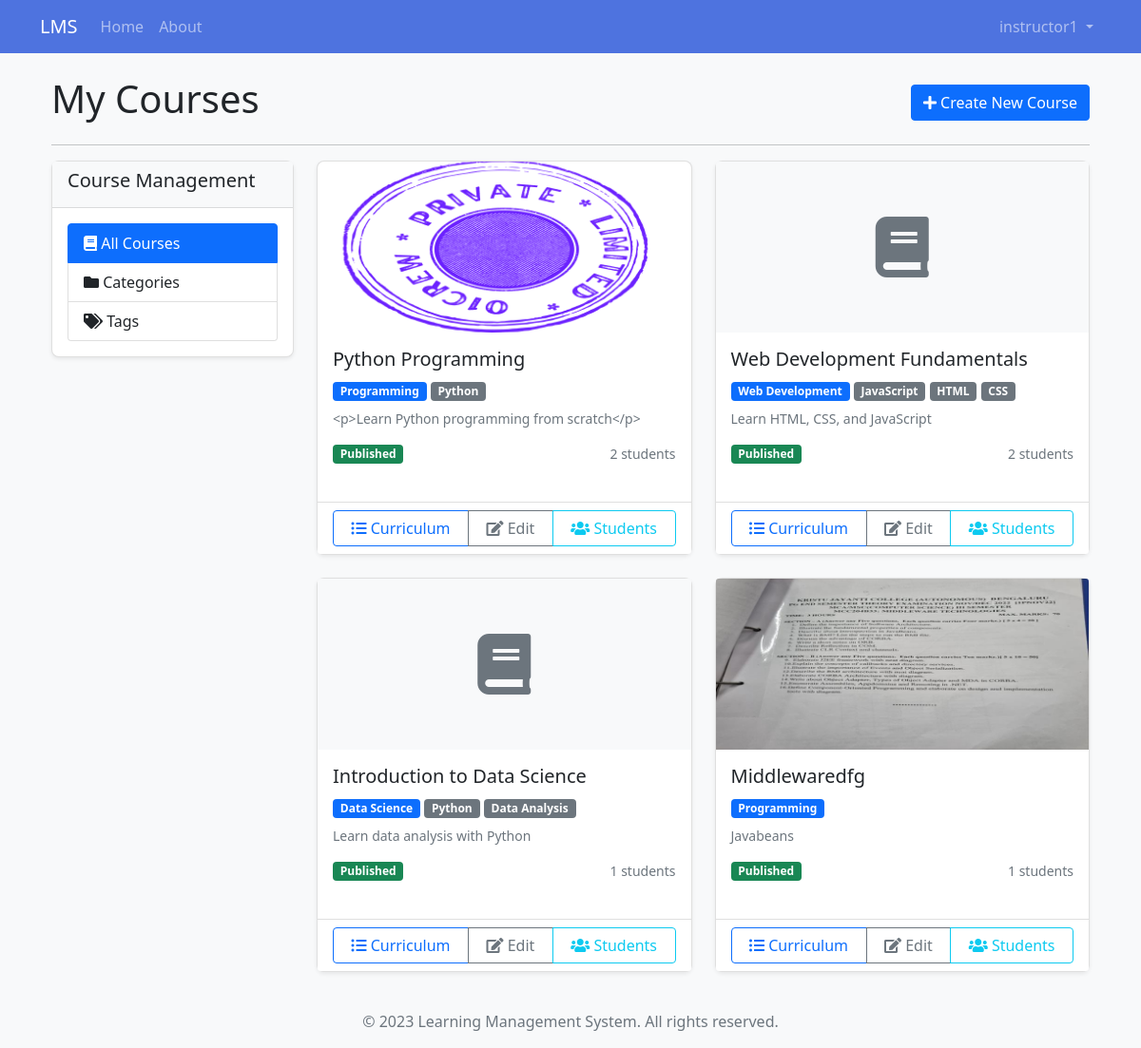
The page /instructor/courses (signed in) on the database its author committed.
### app/models/user.py (models this page shows, shortened)
class User(db.Model, UserMixin):
    id = db.Column(db.Integer, primary_key=True)
    username = db.Column(db.String(50), unique=True, nullable=False)
    email = db.Column(db.String(120), unique=True, nullable=False)
    password = db.Column(db.String(60), nullable=False)
    first_name = db.Column(db.String(50), nullable=False)
    last_name = db.Column(db.String(50), nullable=False)
    role = db.Column(db.String(20), nullable=False)
    created_at = db.Column(db.DateTime, default=datetime.utcnow)
    last_login = db.Column(db.DateTime, nullable=True)
    is_active = db.Column(db.Boolean, default=True)
    is_email_verified = db.Column(db.Boolean, default=False)
    profile = db.relationship(
        'UserProfile', backref='user', uselist=False, cascade='all, delete-orphan')
    courses_teaching = db.relationship(
        'Course', backref='instructor', lazy=True)
    enrollments = db.relationship('Enrollment', backref='student', lazy=True)
    parent_of = db.relationship('ParentStudent',
                                foreign_keys='ParentStudent.parent_id',
                                backref='parent', lazy=True)

class Course(db.Model):
    id = db.Column(db.Integer, primary_key=True)
    title = db.Column(db.String(100), nullable=False)
    description = db.Column(db.Text, nullable=True)
    instructor_id = db.Column(
        db.Integer, db.ForeignKey('user.id'), nullable=False)
    created_at = db.Column(db.DateTime, default=datetime.utcnow)
    category_id = db.Column(db.Integer, db.ForeignKey(
        'course_category.id'), nullable=True)
    thumbnail = db.Column(db.String(255), nullable=True)
    is_published = db.Column(db.Boolean, default=False)
    is_featured = db.Column(db.Boolean, default=False)
    enable_drip = db.Column(db.Boolean, default=False)
    drip_interval_days = db.Column(
        db.Integer, default=0)  # 0 means no interval
    enrollments = db.relationship('Enrollment', backref='course', lazy=True)
    modules = db.relationship(
        'Module', backref='course', lazy=True, order_by='Module.order')
    prerequisites = db.relationship(
        'Course', secondary=course_prerequisites,
        primaryjoin=(course_prerequisites.c.course_id == id),
        secondaryjoin=(course_prerequisites.c.prerequisite_id == id),
        backref=db.backref('required_for', lazy='dynamic'),
        lazy='dynamic'
    )

class CourseCategory(db.Model):
    id = db.Column(db.Integer, primary_key=True)
    name = db.Column(db.String(50), nullable=False, unique=True)
    description = db.Column(db.Text, nullable=True)
    courses = db.relationship('Course', backref='category', lazy=True)

class CourseTag(db.Model):
    id = db.Column(db.Integer, primary_key=True)
    name = db.Column(db.String(30), nullable=False, unique=True)
    courses = db.relationship(
        'Course', secondary='course_tags', backref=db.backref('tags', lazy='dynamic'))

### app/routes/instructor.py (the view)
@instructor.route('/courses')
@login_required
@instructor_required
def courses():
    courses = Course.query.filter_by(instructor_id=current_user.id).all()
    return render_template('instructor/courses.html', courses=courses)

### app/models/user.py (called while the page is built)
@login_manager.user_loader
def load_user(user_id):
    return User.query.get(int(user_id))

### app/routes/instructor.py (called while the page is built)
def instructor_required(f):
    @wraps(f)
    def decorated_function(*args, **kwargs):
        if not current_user.is_authenticated or current_user.role != UserRole.INSTRUCTOR:
            flash('You do not have permission to access this page.', 'danger')
            return redirect(url_for('main.index'))
        return f(*args, **kwargs)
    return decorated_function

### app/templates/instructor/courses.html (shortened to what this page needs)
{% extends "base.html" %}
{% block content %}
<div class="container mt-4">
    <div class="d-flex justify-content-between align-items-center mb-3">
        <h1>My Courses</h1>
        <a href="{{ url_for('instructor.create_course') }}" class="btn btn-primary">
            <i class="fas fa-plus"></i> Create New Course
        </a>
    </div>
    <hr>
    <div class="row">
        <div class="col-md-3 mb-4">
            <div class="card">
                <div class="card-header bg-light">
                    <h5>Course Management</h5>
                </div>
                <div class="card-body">
                    <div class="list-group">
                        <a href="{{ url_for('instructor.courses') }}" class="list-group-item list-group-item-action active">
                            <i class="fas fa-book"></i> All Courses
                        </a>
                        <a href="{{ url_for('instructor.categories') }}" class="list-group-item list-group-item-action">
                            <i class="fas fa-folder"></i> Categories
                        </a>
                        <a href="{{ url_for('instructor.tags') }}" class="list-group-item list-group-item-action">
                            <i class="fas fa-tags"></i> Tags
                        </a>
                    </div>
                </div>
            </div>
        </div>
        <div class="col-md-9">
            {% if courses %}
                <div class="row">
                    {% for course in courses %}
                        <div class="col-md-6 mb-4">
                            <div class="card h-100">
                                {% if course.thumbnail %}
                                    <img src="{{ url_for('static', filename='uploads/' + course.thumbnail) }}" class="card-img-top" alt="{{ course.title }}" style="height: 180px; object-fit: cover;">
                                {% else %}
                                    <div class="card-img-top bg-light d-flex align-items-center justify-content-center" style="height: 180px;">
                                        <i class="fas fa-book fa-4x text-muted"></i>
                                    </div>
                                {% endif %}
                                <div class="card-body">
                                    <h5 class="card-title">{{ course.title }}</h5>
                                    <div class="mb-2">
                                        {% if course.category %}
                                            <span class="badge bg-primary">{{ course.category.name }}</span>
                                        {% endif %}
                                        {% for tag in course.tags %}
                                            <span class="badge bg-secondary">{{ tag.name }}</span>
                                        {% endfor %}
                                    </div>
                                    <p class="card-text text-muted small">
                                        {% if course.description %}
                                            {{ course.description|truncate(100) }}
                                        {% else %}
                                            No description provided.
                                        {% endif %}
                                    </p>
                                    <div class="d-flex justify-content-between align-items-center">
                                        <span class="badge {% if course.is_published %}bg-success{% else %}bg-warning text-dark{% endif %}">
                                            {% if course.is_published %}Published{% else %}Draft{% endif %}
                                        </span>
                                        <small class="text-muted">{{ course.enrollments|length }} students</small>
                                    </div>
                                </div>
                                <div class="card-footer bg-white">
                                    <div class="btn-group w-100" role="group">
                                        <a href="{{ url_for('instructor.course_curriculum', course_id=course.id) }}" class="btn btn-outline-primary">
                                            <i class="fas fa-list-ul"></i> Curriculum
                                        </a>
                                        <a href="{{ url_for('instructor.edit_course', course_id=course.id) }}" class="btn btn-outline-secondary">
                                            <i class="fas fa-edit"></i> Edit
                                        </a>
                                        <a href="{{ url_for('instructor.course_details', course_id=course.id) }}" class="btn btn-outline-info">
                                            <i class="fas fa-users"></i> Students
                                        </a>
                                    </div>
                                </div>
                            </div>
                        </div>
                    {% endfor %}
                </div>
            {% endif %}
        </div>
    </div>
</div>
{% endblock %}

### app/templates/base.html (shortened to what this page needs)
<!DOCTYPE html>
<html lang="en">
<head>
    <link href="https://cdn.jsdelivr.net/npm/bootstrap@5.1.0/dist/css/bootstrap.min.css" rel="stylesheet">
    <link rel="stylesheet" href="https://cdnjs.cloudflare.com/ajax/libs/font-awesome/5.15.4/css/all.min.css">
    <link rel="stylesheet" href="{{ url_for('static', filename='css/style.css') }}">
</head>
<body>
    <nav class="navbar navbar-expand-lg navbar-dark bg-primary">
        <div class="container">
            <a class="navbar-brand" href="{{ url_for('main.index') }}">LMS</a>
            <div class="collapse navbar-collapse" id="navbarNav">
                <ul class="navbar-nav me-auto">
                    <li class="nav-item">
                        <a class="nav-link" href="{{ url_for('main.index') }}">Home</a>
                    </li>
                    <li class="nav-item">
                        <a class="nav-link" href="{{ url_for('main.about') }}">About</a>
                    </li>
                </ul>
                <ul class="navbar-nav">
                    {% if current_user.is_authenticated %}
                        <li class="nav-item dropdown">
                            <a class="nav-link dropdown-toggle" href="#" id="navbarDropdown" role="button" data-bs-toggle="dropdown" aria-expanded="false">
                                {{ current_user.username }}
                            </a>
                        </li>
                    {% endif %}
                </ul>
            </div>
        </div>
    </nav>
    <div class="container mt-4">
        {% block content %}{% endblock %}
    </div>
    <footer class="footer mt-auto py-3 bg-light">
        <div class="container text-center">
            <span class="text-muted">&copy; 2023 Learning Management System. All rights reserved.</span>
        </div>
    </footer>
</body>
</html>

### app/static/css/style.css (style rules this page uses)
body { font-family: 'Segoe UI', Tahoma, Geneva, Verdana, sans-serif; background-color: #f8f9fa; }
.card { border-radius: 0.5rem; box-shadow: 0 0.125rem 0.25rem rgba(0, 0, 0, 0.075); margin-bottom: 1.5rem; }
.card-header { border-top-left-radius: 0.5rem; border-top-right-radius: 0.5rem; }
.navbar-dark.bg-primary { background-color: #4e73df !important; }
.footer { position: relative; margin-top: 2rem; }
.badge { font-weight: 600; padding: 0.35em 0.65em; }

### rows shown on the page
User: username "instructor1"
Course: thumbnail (picture), title "Python Programming", category.name "Programming", description "<p>Learn Python programming from scratch</p>", is_published "Published", enrollments|length "2"
CourseTag: name "Python"
Course: title "Web Development Fundamentals", category.name "Web Development", description "Learn HTML, CSS, and JavaScript", is_published "Published", enrollments|length "2"
CourseTag: name "JavaScript"
CourseTag: name "HTML"
CourseTag: name "CSS"
Course: title "Introduction to Data Science", category.name "Data Science", description "Learn data analysis with Python", is_published "Published", enrollments|length "1"
CourseTag: name "Data Analysis"
Course: thumbnail (picture), title "Middlewaredfg", category.name "Programming", description "Javabeans", is_published "Published", enrollments|length "1"
